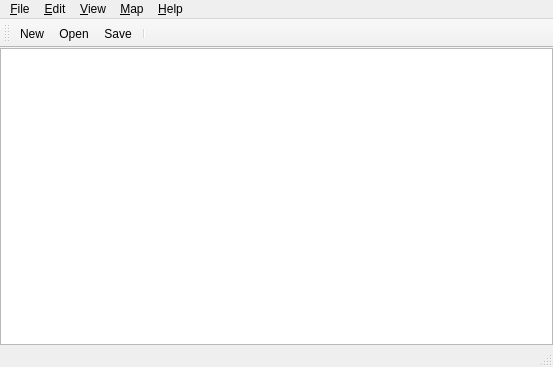
<?xml version="1.0" encoding="UTF-8"?>
<ui version="4.0">
 <class>MainWindow</class>
 <widget class="QMainWindow" name="MainWindow">
  <property name="geometry">
   <rect>
    <x>0</x>
    <y>0</y>
    <width>553</width>
    <height>367</height>
   </rect>
  </property>
  <property name="acceptDrops">
   <bool>true</bool>
  </property>
  <property name="windowTitle">
   <string>Tiled</string>
  </property>
  <property name="unifiedTitleAndToolBarOnMac">
   <bool>true</bool>
  </property>
  <widget class="QWidget" name="centralWidget">
   <layout class="QVBoxLayout" name="verticalLayout">
    <property name="margin">
     <number>0</number>
    </property>
    <item>
     <widget class="Tiled::Internal::MapView" name="mapView">
      <property name="sizePolicy">
       <sizepolicy hsizetype="Preferred" vsizetype="Expanding">
        <horstretch>1</horstretch>
        <verstretch>1</verstretch>
       </sizepolicy>
      </property>
      <property name="alignment">
       <set>Qt::AlignLeading|Qt::AlignLeft|Qt::AlignTop</set>
      </property>
     </widget>
    </item>
   </layout>
  </widget>
  <widget class="QMenuBar" name="menuBar">
   <property name="geometry">
    <rect>
     <x>0</x>
     <y>0</y>
     <width>553</width>
     <height>23</height>
    </rect>
   </property>
   <widget class="QMenu" name="menuFile">
    <property name="title">
     <string>&amp;File</string>
    </property>
    <widget class="QMenu" name="menuRecentFiles">
     <property name="title">
      <string>&amp;Recent Files</string>
     </property>
     <property name="icon">
      <iconset resource="tiled.qrc">
       <normaloff>:/images/16x16/document-open-recent.png</normaloff>:/images/16x16/document-open-recent.png</iconset>
     </property>
     <addaction name="actionClearRecentFiles"/>
    </widget>
    <addaction name="actionNew"/>
    <addaction name="actionOpen"/>
    <addaction name="menuRecentFiles"/>
    <addaction name="separator"/>
    <addaction name="actionSave"/>
    <addaction name="actionSaveAs"/>
    <addaction name="actionSaveAsImage"/>
    <addaction name="actionExport"/>
    <addaction name="separator"/>
    <addaction name="actionClose"/>
    <addaction name="actionQuit"/>
   </widget>
   <widget class="QMenu" name="menuEdit">
    <property name="title">
     <string>&amp;Edit</string>
    </property>
    <addaction name="actionCut"/>
    <addaction name="actionCopy"/>
    <addaction name="actionPaste"/>
    <addaction name="separator"/>
    <addaction name="actionPreferences"/>
   </widget>
   <widget class="QMenu" name="menuHelp">
    <property name="title">
     <string>&amp;Help</string>
    </property>
    <addaction name="actionAbout"/>
    <addaction name="actionAboutQt"/>
   </widget>
   <widget class="QMenu" name="menuMap">
    <property name="title">
     <string>&amp;Map</string>
    </property>
    <addaction name="actionNewTileset"/>
    <addaction name="actionAddExternalTileset"/>
    <addaction name="separator"/>
    <addaction name="actionResizeMap"/>
    <addaction name="actionOffsetMap"/>
    <addaction name="separator"/>
    <addaction name="actionMapProperties"/>
   </widget>
   <widget class="QMenu" name="menuView">
    <property name="title">
     <string>&amp;View</string>
    </property>
    <addaction name="actionShowGrid"/>
    <addaction name="separator"/>
    <addaction name="actionZoomIn"/>
    <addaction name="actionZoomOut"/>
    <addaction name="actionZoomNormal"/>
   </widget>
   <addaction name="menuFile"/>
   <addaction name="menuEdit"/>
   <addaction name="menuView"/>
   <addaction name="menuMap"/>
   <addaction name="menuHelp"/>
  </widget>
  <widget class="QToolBar" name="mainToolBar">
   <property name="windowTitle">
    <string>Main Toolbar</string>
   </property>
   <attribute name="toolBarArea">
    <enum>TopToolBarArea</enum>
   </attribute>
   <attribute name="toolBarBreak">
    <bool>false</bool>
   </attribute>
   <addaction name="actionNew"/>
   <addaction name="actionOpen"/>
   <addaction name="actionSave"/>
   <addaction name="separator"/>
  </widget>
  <widget class="QStatusBar" name="statusBar"/>
  <action name="actionOpen">
   <property name="icon">
    <iconset resource="tiled.qrc">
     <normaloff>:/images/16x16/document-open.png</normaloff>:/images/16x16/document-open.png</iconset>
   </property>
   <property name="text">
    <string>&amp;Open...</string>
   </property>
  </action>
  <action name="actionSave">
   <property name="icon">
    <iconset resource="tiled.qrc">
     <normaloff>:/images/16x16/document-save.png</normaloff>:/images/16x16/document-save.png</iconset>
   </property>
   <property name="text">
    <string>&amp;Save</string>
   </property>
  </action>
  <action name="actionQuit">
   <property name="icon">
    <iconset resource="tiled.qrc">
     <normaloff>:/images/16x16/application-exit.png</normaloff>:/images/16x16/application-exit.png</iconset>
   </property>
   <property name="text">
    <string>&amp;Quit</string>
   </property>
  </action>
  <action name="actionCopy">
   <property name="enabled">
    <bool>false</bool>
   </property>
   <property name="icon">
    <iconset resource="tiled.qrc">
     <normaloff>:/images/16x16/edit-copy.png</normaloff>:/images/16x16/edit-copy.png</iconset>
   </property>
   <property name="text">
    <string>&amp;Copy</string>
   </property>
  </action>
  <action name="actionPaste">
   <property name="enabled">
    <bool>false</bool>
   </property>
   <property name="icon">
    <iconset resource="tiled.qrc">
     <normaloff>:/images/16x16/edit-paste.png</normaloff>:/images/16x16/edit-paste.png</iconset>
   </property>
   <property name="text">
    <string>&amp;Paste</string>
   </property>
  </action>
  <action name="actionAbout">
   <property name="icon">
    <iconset resource="tiled.qrc">
     <normaloff>:/images/16x16/help-about.png</normaloff>:/images/16x16/help-about.png</iconset>
   </property>
   <property name="text">
    <string>&amp;About Tiled</string>
   </property>
  </action>
  <action name="actionAboutQt">
   <property name="text">
    <string>About Qt</string>
   </property>
  </action>
  <action name="actionResizeMap">
   <property name="icon">
    <iconset resource="tiled.qrc">
     <normaloff>:/images/16x16/document-page-setup.png</normaloff>:/images/16x16/document-page-setup.png</iconset>
   </property>
   <property name="text">
    <string>&amp;Resize Map...</string>
   </property>
  </action>
  <action name="actionMapProperties">
   <property name="icon">
    <iconset resource="tiled.qrc">
     <normaloff>:/images/16x16/document-properties.png</normaloff>:/images/16x16/document-properties.png</iconset>
   </property>
   <property name="text">
    <string>Map &amp;Properties...</string>
   </property>
  </action>
  <action name="actionShowGrid">
   <property name="checkable">
    <bool>true</bool>
   </property>
   <property name="text">
    <string>Show &amp;Grid</string>
   </property>
   <property name="shortcut">
    <string>Ctrl+G</string>
   </property>
  </action>
  <action name="actionSaveAs">
   <property name="icon">
    <iconset resource="tiled.qrc">
     <normaloff>:/images/16x16/document-save-as.png</normaloff>:/images/16x16/document-save-as.png</iconset>
   </property>
   <property name="text">
    <string>Save &amp;As...</string>
   </property>
  </action>
  <action name="actionNew">
   <property name="icon">
    <iconset resource="tiled.qrc">
     <normaloff>:/images/16x16/document-new.png</normaloff>:/images/16x16/document-new.png</iconset>
   </property>
   <property name="text">
    <string>&amp;New...</string>
   </property>
  </action>
  <action name="actionNewTileset">
   <property name="icon">
    <iconset resource="tiled.qrc">
     <normaloff>:/images/16x16/document-new.png</normaloff>:/images/16x16/document-new.png</iconset>
   </property>
   <property name="text">
    <string>New &amp;Tileset...</string>
   </property>
  </action>
  <action name="actionClose">
   <property name="icon">
    <iconset resource="tiled.qrc">
     <normaloff>:/images/16x16/window-close.png</normaloff>:/images/16x16/window-close.png</iconset>
   </property>
   <property name="text">
    <string>&amp;Close</string>
   </property>
  </action>
  <action name="actionZoomIn">
   <property name="icon">
    <iconset resource="tiled.qrc">
     <normaloff>:/images/16x16/zoom-in.png</normaloff>:/images/16x16/zoom-in.png</iconset>
   </property>
   <property name="text">
    <string>Zoom In</string>
   </property>
  </action>
  <action name="actionZoomOut">
   <property name="icon">
    <iconset resource="tiled.qrc">
     <normaloff>:/images/16x16/zoom-out.png</normaloff>:/images/16x16/zoom-out.png</iconset>
   </property>
   <property name="text">
    <string>Zoom Out</string>
   </property>
  </action>
  <action name="actionZoomNormal">
   <property name="enabled">
    <bool>false</bool>
   </property>
   <property name="icon">
    <iconset resource="tiled.qrc">
     <normaloff>:/images/16x16/zoom-original.png</normaloff>:/images/16x16/zoom-original.png</iconset>
   </property>
   <property name="text">
    <string>Normal Size</string>
   </property>
   <property name="shortcut">
    <string>Ctrl+0</string>
   </property>
  </action>
  <action name="actionSaveAsImage">
   <property name="text">
    <string>Save As Image...</string>
   </property>
  </action>
  <action name="actionCut">
   <property name="enabled">
    <bool>false</bool>
   </property>
   <property name="icon">
    <iconset resource="tiled.qrc">
     <normaloff>:/images/16x16/edit-cut.png</normaloff>:/images/16x16/edit-cut.png</iconset>
   </property>
   <property name="text">
    <string>Cu&amp;t</string>
   </property>
  </action>
  <action name="actionOffsetMap">
   <property name="text">
    <string>&amp;Offset Map...</string>
   </property>
   <property name="toolTip">
    <string>Offsets everything in a layer</string>
   </property>
  </action>
  <action name="actionPreferences">
   <property name="text">
    <string>Pre&amp;ferences...</string>
   </property>
  </action>
  <action name="actionClearRecentFiles">
   <property name="icon">
    <iconset resource="tiled.qrc">
     <normaloff>:/images/16x16/edit-clear.png</normaloff>:/images/16x16/edit-clear.png</iconset>
   </property>
   <property name="text">
    <string>Clear Recent Files</string>
   </property>
  </action>
  <action name="actionExport">
   <property name="text">
    <string>&amp;Export As...</string>
   </property>
   <property name="shortcut">
    <string>Ctrl+E</string>
   </property>
  </action>
  <action name="actionAddExternalTileset">
   <property name="text">
    <string>&amp;Add External Tileset...</string>
   </property>
  </action>
 </widget>
 <layoutdefault spacing="6" margin="11"/>
 <customwidgets>
  <customwidget>
   <class>Tiled::Internal::MapView</class>
   <extends>QGraphicsView</extends>
   <header>mapview.h</header>
  </customwidget>
 </customwidgets>
 <tabstops>
  <tabstop>mapView</tabstop>
 </tabstops>
 <resources>
  <include location="tiled.qrc"/>
 </resources>
 <connections/>
</ui>
